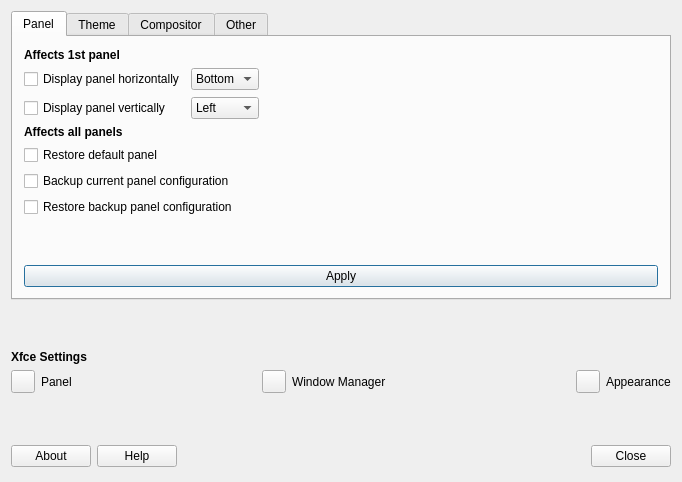
<?xml version="1.0" encoding="UTF-8"?>
<ui version="4.0">
 <class>defaultlook</class>
 <widget class="QMainWindow" name="defaultlook">
  <property name="geometry">
   <rect>
    <x>0</x>
    <y>0</y>
    <width>682</width>
    <height>482</height>
   </rect>
  </property>
  <property name="minimumSize">
   <size>
    <width>0</width>
    <height>32</height>
   </size>
  </property>
  <property name="windowTitle">
   <string>MX Tweak</string>
  </property>
  <property name="windowIcon">
   <iconset>
    <normaloff>../../../../usr/share/pixmaps/mx-tweak.png</normaloff>../../../../usr/share/pixmaps/mx-tweak.png</iconset>
  </property>
  <widget class="QWidget" name="centralWidget">
   <layout class="QGridLayout" name="gridLayout_11">
    <item row="0" column="0">
     <layout class="QGridLayout" name="gridLayout_9">
      <item row="0" column="0">
       <widget class="QTabWidget" name="tabWidget">
        <property name="tabPosition">
         <enum>QTabWidget::North</enum>
        </property>
        <property name="currentIndex">
         <number>0</number>
        </property>
        <widget class="QWidget" name="Panel">
         <attribute name="title">
          <string>Panel</string>
         </attribute>
         <layout class="QGridLayout" name="gridLayout_3">
          <item row="0" column="0">
           <layout class="QGridLayout" name="gridLayout">
            <item row="2" column="2">
             <spacer name="horizontalSpacer">
              <property name="orientation">
               <enum>Qt::Horizontal</enum>
              </property>
              <property name="sizeHint" stdset="0">
               <size>
                <width>26</width>
                <height>23</height>
               </size>
              </property>
             </spacer>
            </item>
            <item row="6" column="0" colspan="2">
             <widget class="QCheckBox" name="radioBackupPanel">
              <property name="text">
               <string>Backup current panel configuration</string>
              </property>
             </widget>
            </item>
            <item row="7" column="0" colspan="2">
             <widget class="QCheckBox" name="radioRestoreBackup">
              <property name="text">
               <string>Restore backup panel configuration</string>
              </property>
             </widget>
            </item>
            <item row="5" column="0">
             <widget class="QCheckBox" name="radioDefaultPanel">
              <property name="text">
               <string>Restore default panel</string>
              </property>
             </widget>
            </item>
            <item row="0" column="0">
             <widget class="QLabel" name="label_2">
              <property name="font">
               <font>
                <weight>75</weight>
                <bold>true</bold>
               </font>
              </property>
              <property name="text">
               <string>Affects 1st panel</string>
              </property>
             </widget>
            </item>
            <item row="3" column="0">
             <widget class="QCheckBox" name="checkVert">
              <property name="text">
               <string>Display panel vertically</string>
              </property>
             </widget>
            </item>
            <item row="2" column="1">
             <widget class="QComboBox" name="comboboxHorzPostition">
              <property name="sizePolicy">
               <sizepolicy hsizetype="Minimum" vsizetype="Fixed">
                <horstretch>0</horstretch>
                <verstretch>0</verstretch>
               </sizepolicy>
              </property>
              <item>
               <property name="text">
                <string>Bottom</string>
               </property>
              </item>
              <item>
               <property name="text">
                <string>Top</string>
               </property>
              </item>
             </widget>
            </item>
            <item row="2" column="0">
             <widget class="QCheckBox" name="checkHorz">
              <property name="text">
               <string>Display panel horizontally</string>
              </property>
             </widget>
            </item>
            <item row="3" column="1">
             <widget class="QComboBox" name="comboboxVertpostition">
              <property name="sizePolicy">
               <sizepolicy hsizetype="Minimum" vsizetype="Fixed">
                <horstretch>0</horstretch>
                <verstretch>0</verstretch>
               </sizepolicy>
              </property>
              <item>
               <property name="text">
                <string>Left</string>
               </property>
              </item>
              <item>
               <property name="text">
                <string>Right</string>
               </property>
              </item>
             </widget>
            </item>
            <item row="4" column="0">
             <widget class="QLabel" name="label_3">
              <property name="text">
               <string>&lt;html&gt;&lt;head/&gt;&lt;body&gt;&lt;p&gt;&lt;span style=&quot; font-weight:600;&quot;&gt;Affects all panels&lt;/span&gt;&lt;/p&gt;&lt;/body&gt;&lt;/html&gt;</string>
              </property>
             </widget>
            </item>
            <item row="8" column="0">
             <spacer name="verticalSpacer_9">
              <property name="orientation">
               <enum>Qt::Vertical</enum>
              </property>
              <property name="sizeHint" stdset="0">
               <size>
                <width>20</width>
                <height>40</height>
               </size>
              </property>
             </spacer>
            </item>
           </layout>
          </item>
          <item row="1" column="0">
           <widget class="QPushButton" name="buttonApply">
            <property name="sizePolicy">
             <sizepolicy hsizetype="Minimum" vsizetype="Fixed">
              <horstretch>0</horstretch>
              <verstretch>0</verstretch>
             </sizepolicy>
            </property>
            <property name="text">
             <string>Apply</string>
            </property>
            <property name="icon">
             <iconset theme="dialog-ok">
              <normaloff>.</normaloff>.</iconset>
            </property>
            <property name="shortcut">
             <string/>
            </property>
            <property name="autoDefault">
             <bool>true</bool>
            </property>
            <property name="default">
             <bool>true</bool>
            </property>
           </widget>
          </item>
         </layout>
         <zorder></zorder>
         <zorder>buttonApply</zorder>
        </widget>
        <widget class="QWidget" name="Theme">
         <attribute name="title">
          <string>Theme</string>
         </attribute>
         <layout class="QGridLayout" name="gridLayout_6">
          <item row="0" column="0">
           <layout class="QGridLayout" name="gridLayout_5">
            <item row="0" column="0">
             <widget class="QLabel" name="label">
              <property name="font">
               <font>
                <weight>75</weight>
                <bold>true</bold>
               </font>
              </property>
              <property name="text">
               <string>Theme Options</string>
              </property>
             </widget>
            </item>
            <item row="1" column="0">
             <widget class="QComboBox" name="comboTheme">
              <property name="sizePolicy">
               <sizepolicy hsizetype="Minimum" vsizetype="Fixed">
                <horstretch>0</horstretch>
                <verstretch>0</verstretch>
               </sizepolicy>
              </property>
             </widget>
            </item>
            <item row="2" column="0">
             <spacer name="verticalSpacer_4">
              <property name="orientation">
               <enum>Qt::Vertical</enum>
              </property>
              <property name="sizeHint" stdset="0">
               <size>
                <width>20</width>
                <height>25</height>
               </size>
              </property>
             </spacer>
            </item>
            <item row="3" column="0">
             <widget class="QCheckBox" name="checkFirefox">
              <property name="toolTip">
               <string>Fix some website fields when using dark theme</string>
              </property>
              <property name="text">
               <string>Firefox dark theme tweak</string>
              </property>
             </widget>
            </item>
            <item row="4" column="0">
             <widget class="QCheckBox" name="checkHexchat">
              <property name="text">
               <string>Fix HexChat input box in dark theme</string>
              </property>
             </widget>
            </item>
            <item row="5" column="0">
             <spacer name="verticalSpacer_3">
              <property name="orientation">
               <enum>Qt::Vertical</enum>
              </property>
              <property name="sizeHint" stdset="0">
               <size>
                <width>20</width>
                <height>25</height>
               </size>
              </property>
             </spacer>
            </item>
            <item row="6" column="0">
             <widget class="QPushButton" name="buttonThemeApply">
              <property name="sizePolicy">
               <sizepolicy hsizetype="Minimum" vsizetype="Fixed">
                <horstretch>0</horstretch>
                <verstretch>0</verstretch>
               </sizepolicy>
              </property>
              <property name="text">
               <string>Apply</string>
              </property>
              <property name="icon">
               <iconset theme="dialog-ok">
                <normaloff>.</normaloff>.</iconset>
              </property>
              <property name="shortcut">
               <string/>
              </property>
              <property name="autoDefault">
               <bool>true</bool>
              </property>
              <property name="default">
               <bool>true</bool>
              </property>
             </widget>
            </item>
            <item row="6" column="1">
             <widget class="QPushButton" name="buttonThemeUndo">
              <property name="minimumSize">
               <size>
                <width>0</width>
                <height>32</height>
               </size>
              </property>
              <property name="text">
               <string>Undo</string>
              </property>
             </widget>
            </item>
           </layout>
          </item>
         </layout>
        </widget>
        <widget class="QWidget" name="CompositorTab">
         <attribute name="title">
          <string>Compositor</string>
         </attribute>
         <layout class="QGridLayout" name="gridLayout_10">
          <item row="0" column="0">
           <layout class="QGridLayout" name="gridLayout_4">
            <item row="3" column="0">
             <spacer name="verticalSpacer_8">
              <property name="orientation">
               <enum>Qt::Vertical</enum>
              </property>
              <property name="sizeHint" stdset="0">
               <size>
                <width>76</width>
                <height>13</height>
               </size>
              </property>
             </spacer>
            </item>
            <item row="4" column="0" colspan="4">
             <widget class="QPushButton" name="buttonConfigureXfwm">
              <property name="toolTip">
               <string>Launch compton-conf configuration tool</string>
              </property>
              <property name="text">
               <string>Xfwm Settings</string>
              </property>
              <property name="icon">
               <iconset theme="wmtweaks">
                <normaloff>.</normaloff>.</iconset>
              </property>
             </widget>
            </item>
            <item row="2" column="1" colspan="3">
             <widget class="QComboBox" name="comboBoxCompositor">
              <property name="sizePolicy">
               <sizepolicy hsizetype="Minimum" vsizetype="Fixed">
                <horstretch>0</horstretch>
                <verstretch>0</verstretch>
               </sizepolicy>
              </property>
              <property name="minimumSize">
               <size>
                <width>0</width>
                <height>0</height>
               </size>
              </property>
              <item>
               <property name="text">
                <string>None</string>
               </property>
              </item>
              <item>
               <property name="text">
                <string>Xfwm (Xfce) Compositor</string>
               </property>
              </item>
              <item>
               <property name="text">
                <string>Compton </string>
               </property>
              </item>
             </widget>
            </item>
            <item row="5" column="3">
             <widget class="QPushButton" name="buttonEditComptonConf">
              <property name="toolTip">
               <string>Edit compton.conf directly in text editor</string>
              </property>
              <property name="text">
               <string>Edit compton.conf</string>
              </property>
              <property name="icon">
               <iconset theme="edit">
                <normaloff>../../mx-compton/app</normaloff>../../mx-compton/app</iconset>
              </property>
             </widget>
            </item>
            <item row="1" column="0">
             <spacer name="verticalSpacer_7">
              <property name="orientation">
               <enum>Qt::Vertical</enum>
              </property>
              <property name="sizeHint" stdset="0">
               <size>
                <width>76</width>
                <height>13</height>
               </size>
              </property>
             </spacer>
            </item>
            <item row="2" column="0">
             <widget class="QLabel" name="label_9">
              <property name="text">
               <string>Compositor</string>
              </property>
             </widget>
            </item>
            <item row="0" column="0" colspan="3">
             <widget class="QLabel" name="label_8">
              <property name="text">
               <string>Transparency and shadow options</string>
              </property>
             </widget>
            </item>
            <item row="5" column="0" colspan="3">
             <widget class="QPushButton" name="buttonConfigureCompton">
              <property name="toolTip">
               <string>Launch compton-conf configuration tool</string>
              </property>
              <property name="text">
               <string>Compton settings</string>
              </property>
              <property name="icon">
               <iconset theme="preferences-system">
                <normaloff>../../mx-compton/app</normaloff>../../mx-compton/app</iconset>
              </property>
             </widget>
            </item>
            <item row="7" column="0" colspan="4">
             <widget class="QPushButton" name="buttonCompositorApply">
              <property name="sizePolicy">
               <sizepolicy hsizetype="Minimum" vsizetype="Fixed">
                <horstretch>0</horstretch>
                <verstretch>0</verstretch>
               </sizepolicy>
              </property>
              <property name="text">
               <string>Apply</string>
              </property>
              <property name="icon">
               <iconset theme="dialog-ok">
                <normaloff>.</normaloff>.</iconset>
              </property>
              <property name="shortcut">
               <string/>
              </property>
              <property name="autoDefault">
               <bool>true</bool>
              </property>
              <property name="default">
               <bool>true</bool>
              </property>
             </widget>
            </item>
            <item row="6" column="0">
             <spacer name="verticalSpacer_5">
              <property name="orientation">
               <enum>Qt::Vertical</enum>
              </property>
              <property name="sizeHint" stdset="0">
               <size>
                <width>76</width>
                <height>13</height>
               </size>
              </property>
             </spacer>
            </item>
           </layout>
          </item>
         </layout>
        </widget>
        <widget class="QWidget" name="etcTab">
         <attribute name="title">
          <string>Other</string>
         </attribute>
         <layout class="QGridLayout" name="gridLayout_8">
          <item row="0" column="0">
           <layout class="QGridLayout" name="gridLayout_7">
            <item row="0" column="0">
             <widget class="QCheckBox" name="checkBoxSingleClick">
              <property name="text">
               <string>Enable single-click on desktop</string>
              </property>
             </widget>
            </item>
            <item row="1" column="0">
             <widget class="QCheckBox" name="checkBoxThunarSingleClick">
              <property name="text">
               <string>Enable single-click in Thunar File Manager</string>
              </property>
             </widget>
            </item>
            <item row="7" column="0">
             <widget class="QPushButton" name="ButtonApplyEtc">
              <property name="minimumSize">
               <size>
                <width>0</width>
                <height>32</height>
               </size>
              </property>
              <property name="text">
               <string>Apply</string>
              </property>
              <property name="icon">
               <iconset theme="dialog-ok">
                <normaloff>.</normaloff>.</iconset>
              </property>
             </widget>
            </item>
            <item row="6" column="0">
             <spacer name="verticalSpacer_6">
              <property name="orientation">
               <enum>Qt::Vertical</enum>
              </property>
              <property name="sizeHint" stdset="0">
               <size>
                <width>20</width>
                <height>40</height>
               </size>
              </property>
             </spacer>
            </item>
            <item row="2" column="0">
             <widget class="QCheckBox" name="checkBoxSystrayFrame">
              <property name="text">
               <string>Show systray (notification area) frame</string>
              </property>
             </widget>
            </item>
            <item row="3" column="0">
             <widget class="QCheckBox" name="checkBoxShowAllWorkspaces">
              <property name="text">
               <string>Show windows from all workspaces in panel</string>
              </property>
             </widget>
            </item>
            <item row="4" column="0">
             <widget class="QCheckBox" name="checkBoxMountInternalDrivesNonRoot">
              <property name="text">
               <string>Enable mounting of internal drives by non-root users</string>
              </property>
             </widget>
            </item>
            <item row="5" column="0">
             <widget class="QCheckBox" name="checkboxNoEllipse">
              <property name="text">
               <string>Disable shortening of long filenames on the desktop</string>
              </property>
             </widget>
            </item>
           </layout>
          </item>
         </layout>
        </widget>
       </widget>
      </item>
      <item row="1" column="0">
       <spacer name="verticalSpacer_2">
        <property name="orientation">
         <enum>Qt::Vertical</enum>
        </property>
        <property name="sizeType">
         <enum>QSizePolicy::MinimumExpanding</enum>
        </property>
        <property name="sizeHint" stdset="0">
         <size>
          <width>20</width>
          <height>18</height>
         </size>
        </property>
       </spacer>
      </item>
      <item row="2" column="0">
       <widget class="QLabel" name="label_7">
        <property name="font">
         <font>
          <weight>75</weight>
          <bold>true</bold>
         </font>
        </property>
        <property name="text">
         <string>Xfce Settings</string>
        </property>
       </widget>
      </item>
      <item row="3" column="0">
       <layout class="QHBoxLayout" name="horizontalLayout">
        <item>
         <widget class="QToolButton" name="toolButtonXFCEpanelSettings">
          <property name="toolTip">
           <string>&lt;html&gt;&lt;head/&gt;&lt;body&gt;&lt;p&gt;Customize the panel&lt;/p&gt;&lt;/body&gt;&lt;/html&gt;</string>
          </property>
          <property name="text">
           <string/>
          </property>
          <property name="icon">
           <iconset theme="xfce4-panel">
            <normaloff>.</normaloff>.</iconset>
          </property>
         </widget>
        </item>
        <item>
         <widget class="QLabel" name="label_4">
          <property name="text">
           <string>Panel</string>
          </property>
         </widget>
        </item>
        <item>
         <spacer name="horizontalSpacer_2">
          <property name="orientation">
           <enum>Qt::Horizontal</enum>
          </property>
          <property name="sizeHint" stdset="0">
           <size>
            <width>40</width>
            <height>20</height>
           </size>
          </property>
         </spacer>
        </item>
        <item>
         <widget class="QToolButton" name="toolButtonXFCEWMsettings">
          <property name="toolTip">
           <string>&lt;html&gt;&lt;head/&gt;&lt;body&gt;&lt;p&gt;Configure window behavior and shortcuts&lt;/p&gt;&lt;/body&gt;&lt;/html&gt;</string>
          </property>
          <property name="text">
           <string/>
          </property>
          <property name="icon">
           <iconset theme="xfwm4">
            <normaloff>.</normaloff>.</iconset>
          </property>
         </widget>
        </item>
        <item>
         <widget class="QLabel" name="label_6">
          <property name="text">
           <string>Window Manager</string>
          </property>
         </widget>
        </item>
        <item>
         <spacer name="horizontalSpacer_3">
          <property name="orientation">
           <enum>Qt::Horizontal</enum>
          </property>
          <property name="sizeHint" stdset="0">
           <size>
            <width>40</width>
            <height>20</height>
           </size>
          </property>
         </spacer>
        </item>
        <item>
         <widget class="QToolButton" name="toolButtonXFCEAppearance">
          <property name="toolTip">
           <string>&lt;html&gt;&lt;head/&gt;&lt;body&gt;&lt;p&gt;Customize the look of your desktop&lt;/p&gt;&lt;/body&gt;&lt;/html&gt;</string>
          </property>
          <property name="text">
           <string/>
          </property>
          <property name="icon">
           <iconset theme="preferences-desktop-theme">
            <normaloff>.</normaloff>.</iconset>
          </property>
         </widget>
        </item>
        <item>
         <widget class="QLabel" name="label_5">
          <property name="text">
           <string>Appearance</string>
          </property>
         </widget>
        </item>
       </layout>
      </item>
      <item row="4" column="0">
       <spacer name="verticalSpacer">
        <property name="orientation">
         <enum>Qt::Vertical</enum>
        </property>
        <property name="sizeHint" stdset="0">
         <size>
          <width>20</width>
          <height>15</height>
         </size>
        </property>
       </spacer>
      </item>
      <item row="5" column="0">
       <layout class="QGridLayout" name="gridLayout_2">
        <item row="0" column="2">
         <spacer name="horizontalSpacer1">
          <property name="orientation">
           <enum>Qt::Horizontal</enum>
          </property>
          <property name="sizeType">
           <enum>QSizePolicy::MinimumExpanding</enum>
          </property>
          <property name="sizeHint" stdset="0">
           <size>
            <width>28</width>
            <height>29</height>
           </size>
          </property>
         </spacer>
        </item>
        <item row="0" column="3">
         <widget class="QLabel" name="labelMX">
          <property name="maximumSize">
           <size>
            <width>32</width>
            <height>32</height>
           </size>
          </property>
          <property name="midLineWidth">
           <number>0</number>
          </property>
          <property name="text">
           <string/>
          </property>
          <property name="pixmap">
           <pixmap resource="images.qrc">:/icons/logo.png</pixmap>
          </property>
          <property name="scaledContents">
           <bool>true</bool>
          </property>
         </widget>
        </item>
        <item row="0" column="4">
         <spacer name="horizontalSpacer2">
          <property name="orientation">
           <enum>Qt::Horizontal</enum>
          </property>
          <property name="sizeType">
           <enum>QSizePolicy::MinimumExpanding</enum>
          </property>
          <property name="sizeHint" stdset="0">
           <size>
            <width>18</width>
            <height>29</height>
           </size>
          </property>
         </spacer>
        </item>
        <item row="0" column="0">
         <widget class="QPushButton" name="buttonAbout">
          <property name="text">
           <string>About</string>
          </property>
          <property name="icon">
           <iconset theme="help-about">
            <normaloff>.</normaloff>.</iconset>
          </property>
         </widget>
        </item>
        <item row="0" column="1">
         <widget class="QPushButton" name="buttonHelp">
          <property name="text">
           <string>Help</string>
          </property>
          <property name="icon">
           <iconset theme="help-contents">
            <normaloff>.</normaloff>.</iconset>
          </property>
         </widget>
        </item>
        <item row="0" column="7">
         <widget class="QPushButton" name="buttonCancel">
          <property name="sizePolicy">
           <sizepolicy hsizetype="Minimum" vsizetype="Fixed">
            <horstretch>0</horstretch>
            <verstretch>0</verstretch>
           </sizepolicy>
          </property>
          <property name="toolTip">
           <string>Quit application</string>
          </property>
          <property name="text">
           <string>Close</string>
          </property>
          <property name="icon">
           <iconset theme="window-close">
            <normaloff>.</normaloff>.</iconset>
          </property>
          <property name="shortcut">
           <string>Alt+N</string>
          </property>
          <property name="autoDefault">
           <bool>true</bool>
          </property>
         </widget>
        </item>
       </layout>
      </item>
     </layout>
    </item>
   </layout>
  </widget>
 </widget>
 <layoutdefault spacing="6" margin="11"/>
 <resources>
  <include location="images.qrc"/>
 </resources>
 <connections/>
</ui>
